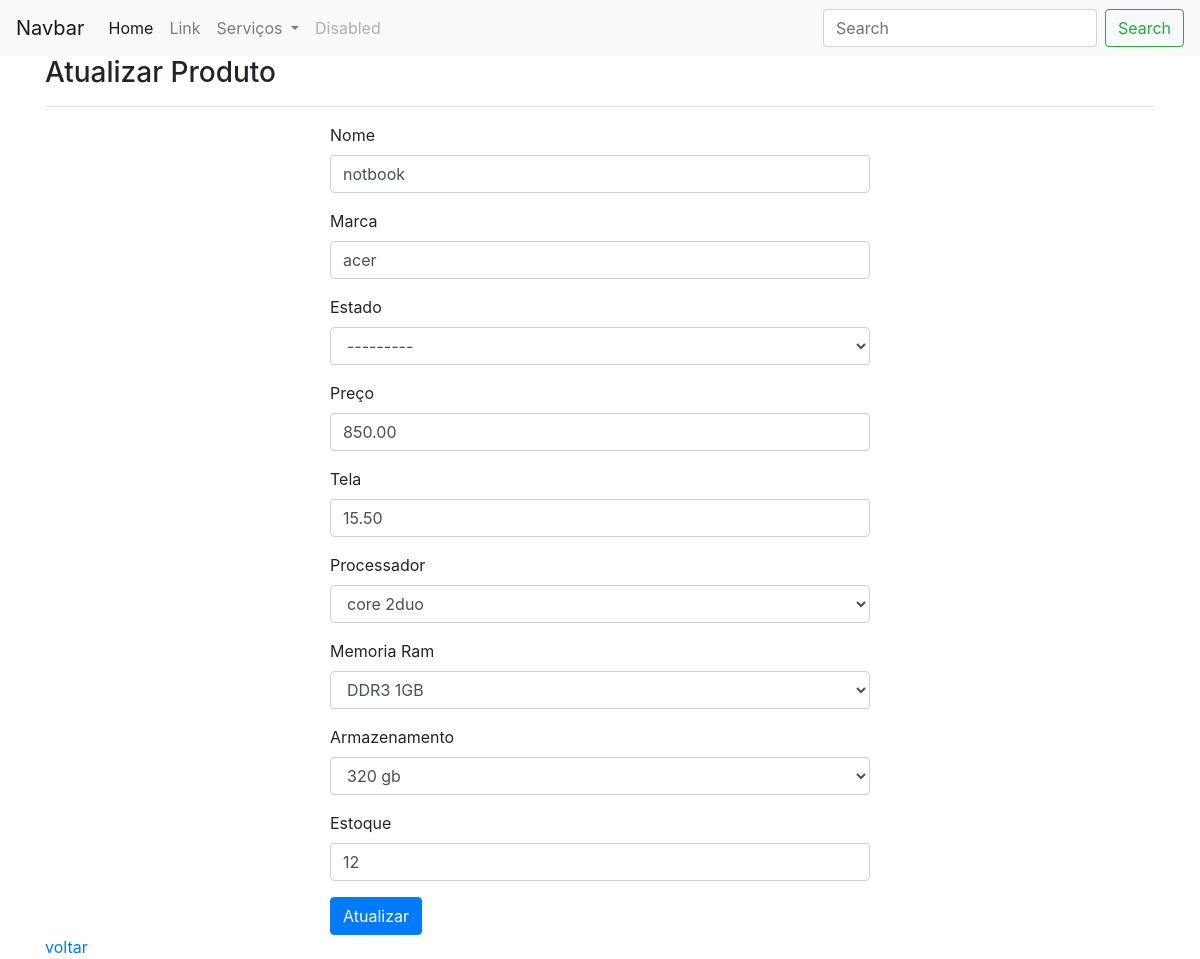
Before: /update_produto/3/ with the older database file.
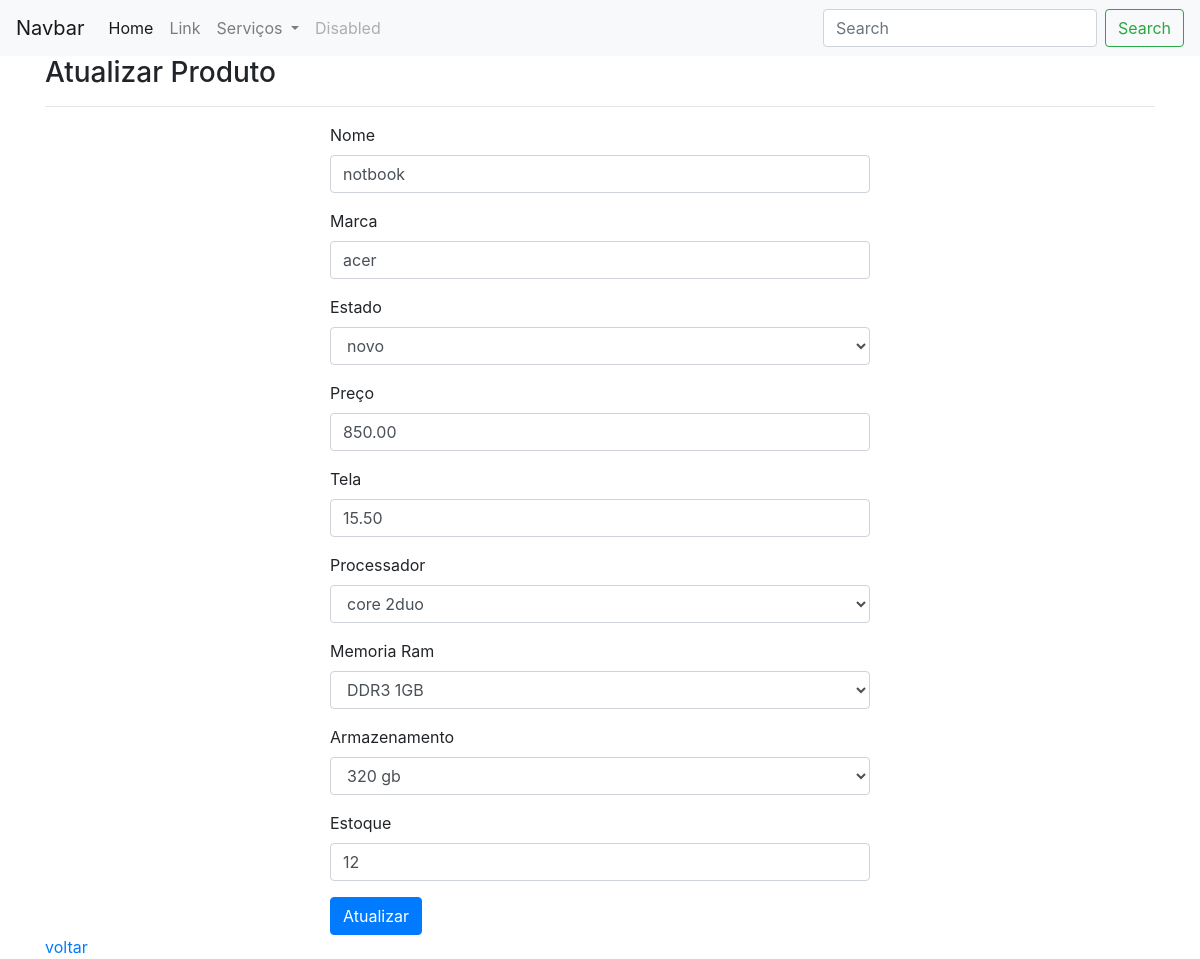
After: the same page with the newer database file.
### core/models.py (models this page shows, shortened)
class Produto(models.Model):
    situacao = [
        ('novo', 'novo'),
        ('usado', 'usado'),
        ('recuperado', 'recuperado'),
    ]
    processador = [
        ('core', 'core 2duo'),
        ('i3', 'core i3'),
        ('i5', 'core i5'),
        ('i7', 'core i7'),
        ('i9', 'core i9'),
    ]
    memoria = [
        ('256', 'DDR3 256MB'),
        ('512', 'DDR3 512MB'),
        ('1GB', 'DDR3 1GB'),
        ('2GB', 'DDR3 2GB'),
        ('4GB', 'DDR3 4GB'),
        ('8GB', 'DDR3 8GB'),
        ('16GB', 'DDR3 16GB'),
    ]
    hd = [
        ('128', '128 gb'),
        ('320', '320 gb'),
        ('500', '500 gb'),
        ('1', '1 tb'),
        ('2', '2 tb'),
    ]
    nome = models.CharField('Nome', max_length=45)
    marca = models.CharField('Marca', max_length=45)
    estado = models.CharField('Estado', max_length=10, choices=situacao)
    preco = models.DecimalField('Preço', max_digits=8, decimal_places=2)
    tela = models.DecimalField('Tela', max_digits=8, decimal_places=2)
    pro_cessador = models.CharField('Processador', max_length=10, choices=processador)
    m_ram = models.CharField('Memoria Ram', max_length=10, choices=memoria)
    storage = models.CharField('Armazenamento', max_length=10, choices=hd)
    estoque = models.IntegerField('Estoque')

### core/views.py (the view)
# urls.py: path('update_produto/<int:id>/', update_produto, name='update_produto'),
def update_produto(request, id):
    produto = get_object_or_404(Produto, id=id)
    form = ProdutoModel(request.POST or None, instance=produto)
    if form.is_valid():
        produto = form.save()
        produto.save()
        return redirect('produto')
    context = {'form': form}
    return render(request, 'update_produto.html', context)

### core/forms.py
class ProdutoModel(forms.ModelForm):
    class Meta:
        model = Produto
        fields = ['nome', 'marca', 'estado', 'preco', 'tela',
                  'pro_cessador', 'm_ram', 'storage', 'estoque']

### core/templates/update_produto.html (shortened to what this page needs)
{% extends 'base.html' %}
{% load bootstrap4 %}
{% block content %}
<h3>Atualizar Produto</h3><hr>
<div class="row">
    <div class="col col-md3"></div>
    <div class="col col-md-6 text-align">
        <form method="post" class="form" autocomplete="off" enctype="multipart/form-data">
            {% bootstrap_form form %}
            {% buttons %}
            <button type="submit" class="btn btn-primary">Atualizar</button>
            {% endbuttons %}
        </form>
    </div>
    <div class="col col-md3"></div>
</div>
    <a href="{% url 'produto' %}">voltar</a>
{% endblock %}

Changed rows visible on the page:
changed Produto "notbook": estado "---------" → "novo"
